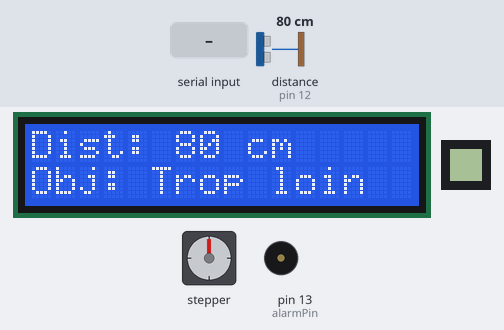
Simulated run of this sketch. Board: Arduino Mega 2560, built with avr-gcc and run on an emulated ATmega2560. Shown: 16×2 character LCD, 8×8 one-colour display, stepper motor, buzzer (waves = sounding). Inputs (shaded band) come from the test bench; at power-on: distance to the obstacle (sensor on pin 12) 80 cm. The echo pulse lasts 58.3 µs per cm; stepper angles assume 2048 steps per turn; what the sketch prints to the serial monitor is not drawn.

Above: at 3.3 s.
3.4 s: distance to the obstacle (sensor on pin 12) set to 64 cm
At 4.5 s:
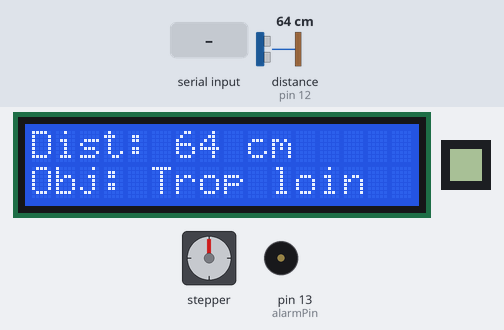
5.0 s: distance to the obstacle (sensor on pin 12) set to 58 cm
At 6.51 s:
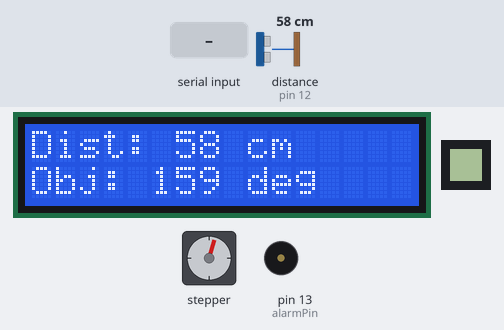
7.0 s: "gDist;1\n" received over Serial
At 7.77 s:
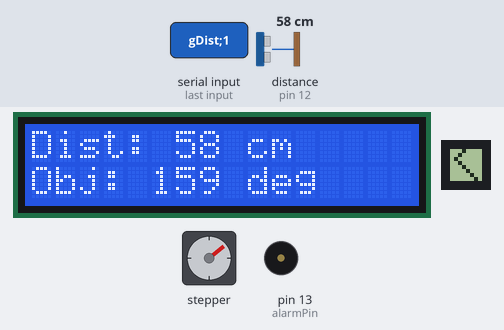
9.5 s: distance to the obstacle (sensor on pin 12) set to 2 cm
At 11.0 s:
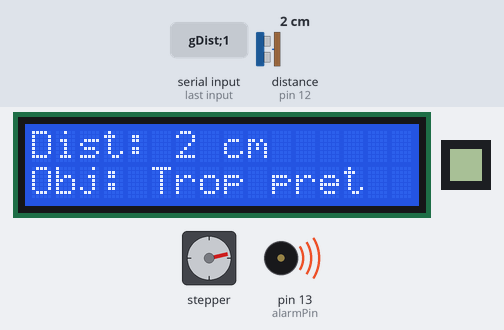
11.5 s: distance to the obstacle (sensor on pin 12) set to 35 cm
At 12.8 s:
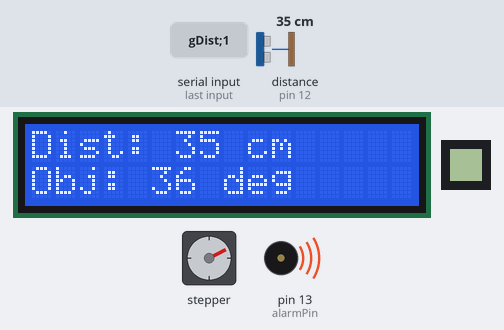
13.4 s: distance to the obstacle (sensor on pin 12) set to 120 cm
At 18.7 s:
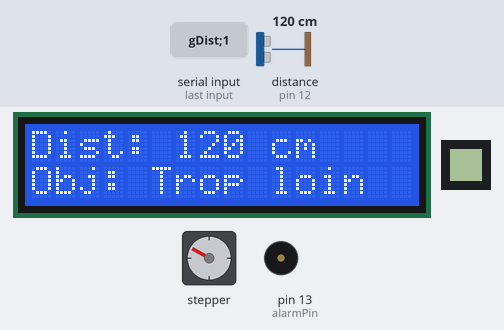
Timing chart, 0 to 19.0 s (numbered marks = the images above; inputs shaded):
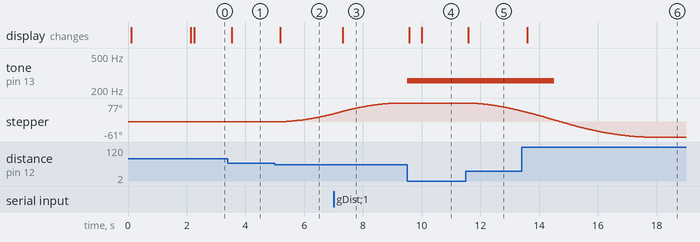

The sketch:

maison_intelligente.ino
```cpp
#include "Alarm.h"
#include "ViseurAutomatique.h"

#include <LCD_I2C.h>
#include <HCSR04.h>
#include <U8g2lib.h>

#define TRIGGER_PIN 11
#define ECHO_PIN 12
#define p1 2
#define p2 3
#define p3 4
#define p4 5
#define rPin 8
#define gPin 7
#define bPin 9
#define alarmPin 13

LCD_I2C lcd(0x27, 16, 2);
HCSR04 hc(TRIGGER_PIN, ECHO_PIN);

#define DIN_PIN 26
#define CLK_PIN 22
#define CS_PIN 24
U8G2_MAX7219_8X8_F_4W_SW_SPI u8g2(U8G2_R0, CLK_PIN, DIN_PIN, CS_PIN, U8X8_PIN_NONE, U8X8_PIN_NONE);

unsigned long currentTime = 0;

float distance;
const int zero = 0;
float maxNear = 30;
float maxFar = 60;
const float left = 10.0;
const float right = 170.0;
int alarmTreshold = 15;
bool changeAlarmState = false;
bool isMatrixOn = false;
int whichIcon = 0;
String fullCmd = "";
String cmd = "";
String arg1 = "";
String arg2 = "";

Alarm alarm(rPin, gPin, bPin, alarmPin, &distance);
ViseurAutomatique motor(p1, p2, p3, p4, &distance);


//SETUP AND LOOP
void setup() {                                                                                  //setup
  Serial.begin(115200);

  lcd.begin(115200);
  lcd.backlight();

  pinMode(TRIGGER_PIN, OUTPUT);
  pinMode(ECHO_PIN, INPUT);

  initiationAlarm();
  initiationMotor();

  u8g2.begin();
  u8g2.setContrast(7);
  u8g2.clearBuffer();
  u8g2.sendBuffer();

  Serial.println("Setup completed!");


  lcd.print("2486739");
  lcd.setCursor(0, 2);
  lcd.print("MUAHAHAH");
  Serial.println("The screen has displayed my student's and lab number already!");
  delay(2000);

  screen();
}

void loop() {                                                                                   //loop
  currentTime = millis();
  getDistance(currentTime);

  alarm.update();
  motor.update();
  refreshScreen();
  processCommands(currentTime);
}

//INITIATION//////////////////////////////////////////////////////////////////////////////////////
void initiationAlarm() {                                                                        //initiationAlarm
  alarm.setColourA(255, 0, 0);
  alarm.setColourB(0, 0, 255);
  alarm.setDistance(alarmTreshold);
  alarm.setTimeout(3000);
  alarm.setVariationTiming(70);
}

void initiationMotor() {                                                                        //initiationMotor
  motor.setPasParTour(2048);
  motor.setAngleMin(left);
  motor.setAngleMax(right);
  motor.setDistanceMinSuivi(maxNear);
  motor.setDistanceMaxSuivi(maxFar);
}

//COMMANDS////////////////////////////////////////////////////////////////////////////////////////
void processCommands(unsigned long currentTime) {                                               //processCommands
  enum Icon {NO_ICON, CHECK, ERROR, LIMIT_ROSSED};
  Icon _whichIcon = NO_ICON;
  bool isWrong = false;

  displayIcon(currentTime, whichIcon);

  if (Serial.available() > 0) {
    fullCmd = Serial.readStringUntil('\n');
    Serial.println("Arduino a compris: '" + fullCmd + "'");
    analyseCommand();

    if (cmd == "gDist" || cmd == "g_dist") {
      Serial.println(distance);
      isMatrixOn = true;
      whichIcon = CHECK;
    }
    else if (cmd == "cfg") {
      if (arg1 == "alm") {
        alarmTreshold = arg2.toInt();
        alarm.setDistance(alarmTreshold);
        isMatrixOn = true;
        whichIcon = CHECK;
      }
      else if (arg1 == "lim_inf" || arg1 == "lim_sup") {
        isMatrixOn = true;
        whichIcon = processLimitsMotor();
      }
      else {isWrong = true;}
    }
    else {isWrong = true;}


    if (isWrong) {
      Serial.println("Ce n'est pas une commande valide, recommencez.");
      isMatrixOn = true;
      whichIcon = ERROR;
    }
  }
}

void analyseCommand() {                                                                         //analyseCommand
  cmd = "";
  arg1 = "";
  arg2 = "";

  int firstStep = fullCmd.indexOf(';');
  int secondStep = fullCmd.indexOf(';', firstStep + 1);

  if (firstStep == -1) {
    cmd = fullCmd;
    return;
  }

  cmd = fullCmd.substring(0, firstStep);

  if (secondStep != -1) {
    arg1 = fullCmd.substring(firstStep + 1, secondStep);
    arg2 = fullCmd.substring(secondStep + 1);
  } else {
    arg1 = fullCmd.substring(firstStep + 1);
  }
}

int processLimitsMotor() {                                                                      //processLimitsMotor
  int pastLimit;
  int icon;

  if (arg1 == "lim_inf") {
    pastLimit = maxNear;

    maxNear = arg2.toInt();

    icon = 1;

    if (maxNear >= maxFar) {
    Serial.println("  ERREUR! \n Limite inférieure plus grande que limite supérieure.");
    maxNear = pastLimit;
    icon = 3;
    }
  }
  else if (arg1 == "lim_sup") {
    pastLimit = maxFar;

    maxFar = arg2.toInt();

    icon = 1;

    if (maxNear >= maxFar) {
    Serial.println("  ERREUR! \n Limite inférieure plus grande que limite supérieure.");
    maxFar = pastLimit;
    icon = 3;
    }
  }
  else {
    Serial.println("Ce n'est pas une commande valide, recommencez.");
    icon = 2;
  }

  motor.setDistanceMinSuivi(maxNear);
  motor.setDistanceMaxSuivi(maxFar);
  return icon;
}

void displayIcon(unsigned long ct, int whichOne) {                                              //displayIcon
  unsigned static long timer;
  static bool isTimerStarted = false;

  if (!isTimerStarted && isMatrixOn) {
    u8g2.clearBuffer();
    switch (whichOne) {
      case 1:
        u8g2.drawLine(6, 7, 1, 2);
        u8g2.drawLine(2, 1, 3, 0);
        break;
      case 2:
        u8g2.drawLine(0, 0, 7, 7);
        u8g2.drawLine(7, 0, 0, 7);
        break;
      case 3:
        u8g2.drawCircle(4, 3, 3);
        u8g2.drawLine(7, 0, 0, 7);
        break;
    }
    u8g2.sendBuffer();
    timer = ct + 3000;
    isTimerStarted = true;
  }
  if (ct >= timer) {
    isMatrixOn = false;
    isTimerStarted = false;
    u8g2.clearBuffer();
    u8g2.sendBuffer();
  }
}

//REFRESH AND DISTANCE////////////////////////////////////////////////////////////////////////////
void refreshScreen() {                                                                          //refreshScreen
  unsigned static long timer;
  static bool isTimerStarted = false;

  if (!isTimerStarted) {
    timer = currentTime;
    timer += 100;
    isTimerStarted = true;
  }
  if (currentTime >= timer) {
    screen();
    isTimerStarted = false;
  }
}

void getDistance(unsigned long ct) {                                                            //getDistance
  unsigned static long timer;
  static bool isTimerDone = false;
  static int lastDistance = zero;
  static int tempDistance;

  if (!isTimerDone) {
    timer = ct + 50;
    isTimerDone = true;
  }

  if (ct >= timer) {
    tempDistance = hc.dist();
    if (tempDistance != zero) {
      distance = tempDistance;
      lastDistance = distance;
    }
    else {
      distance = lastDistance;
    }
    isTimerDone = false;
  }
}

//SCREEN DISPLAY CALLED BY REFRESH_SCREEN/////////////////////////////////////////////////////////
void screen() {                                                                                 //Screen
  lcd.clear();

  lcd.print("Dist: ");
  lcd.print((int)distance);
  lcd.print(" cm");

  lcd.setCursor(0, 2);
  lcd.print("Obj: ");
  if (!(distance < maxNear) && !(distance > maxFar)) {
    lcd.print((int)motor.getAngle());
    lcd.print(" deg");
  }
  else if (distance < maxNear) {
    lcd.print("Trop pret");
  }
  else {
    lcd.print("Trop loin");
  }
}
```

Alarm.cpp
```cpp
#include <Arduino.h>
#include "Alarm.h"

Alarm::Alarm(int rPin, int gPin, int bPin, int buzzerPin, float* distancePtr) {
  _rPin = rPin;
  _gPin = gPin;
  _bPin = bPin;
  _buzzerPin = buzzerPin;
  _distance = distancePtr;
}

void Alarm::update() {
  static bool firstTime = true;
  if (firstTime) {
    _state = WATCHING;
    firstTime = false;
  }

  _currentTime = millis();

  int timeBeforeCheckingForAlarm = 50;
  static unsigned long startOfTheTime = _currentTime;

  if (_currentTime - startOfTheTime >= timeBeforeCheckingForAlarm) {
    if (_turnOnFlag == true) {
      _state = WATCHING;
      _turnOnFlag = false;
    }
    if (_turnOffFlag == true) {
      _state = OFF;
      _turnOffFlag = false;
    }

    switch (_state) {
      case OFF:
        _offState();
        break;
      case WATCHING:
        _watchState();
        break;
      case ON:
        _onState();
        break;
      case TESTING:
        _testingState();
        break;
    }
  }
}

void Alarm::setColourA(int r, int g, int b) {
  _colA[0] = r;
  _colA[1] = g;
  _colA[2] = b;
}
void Alarm::setColourB(int r, int g, int b) {
  _colB[0] = r;
  _colB[1] = g;
  _colB[2] = b;
}

void Alarm::setVariationTiming(unsigned long ms) {
  _variationRate = ms;
}

void Alarm::setDistance(float d) {
  _distanceTrigger = d;
}

void Alarm::setTimeout(unsigned long ms) {
  _timeoutDelay = ms;
}

void Alarm::turnOff() {
  _turnOffFlag = true;
}

void Alarm::turnOn() {
  _turnOnFlag = true;
}

void Alarm::test() {
  _state = TESTING;
}

AlarmState Alarm::getState() const {
  return _state;
}

void Alarm::_setRGB(int r, int g, int b) {
  digitalWrite(_rPin, r);
  digitalWrite(_gPin, g);
  digitalWrite(_bPin, b);
}

void Alarm::_turnOff() {
  noTone(_buzzerPin);
  _setRGB(0, 0, 0);
}

void Alarm::_turnOn() {
  tone(_buzzerPin, 255);

  static bool newColor = true;

  if (newColor) {
    _lastUpdate = _currentTime;
    newColor = false;
  }

  if (_currentTime - _lastUpdate >= _variationRate) {
    newColor = true;
    if (!_currentColor) {
      _currentColor = true;
      _setRGB(_colA[0], _colA[1], _colA[2]);
    }
    else {
      _currentColor = false;
      _setRGB(_colB[0], _colB[1], _colB[2]);
    }
  }
}

void Alarm::_offState() {
  _turnOff();
}

void Alarm::_watchState() {
  static bool firstTime = true;
  if (firstTime) {
    _turnOff();
    firstTime = false;
  }

  if (*_distance <= _distanceTrigger && *_distance != 0) {
    firstTime = true;
    _state = ON;
  }
}

void Alarm::_onState() {
  static bool isTimerStarted = false;
  static unsigned long timer;

  if (*_distance > _distanceTrigger) {

    if (!(isTimerStarted)) {
      timer = _currentTime + _timeoutDelay;
      isTimerStarted = true;
    }
    else if (_currentTime >= timer) {
      turnOn();
      isTimerStarted = false;
      return;
    }
  }
  else {
    isTimerStarted = false;
  }

  _turnOn();
}

void Alarm::_testingState() {
  static bool firstTime = true;
  if (firstTime) {
    _testStartTime = _currentTime;
    firstTime = false;
  }

  if (_currentTime - _testStartTime >= _timeoutDelay) {
    firstTime = true;
    turnOff();
  }
  else {
    _turnOn();
  }
}
```

Alarm.h
```cpp
#pragma once


enum AlarmState {

OFF,

WATCHING,

ON,

TESTING

};


class Alarm {

public:

// Constructeur

// rPin, gPin, bPin : broches pour la DEL RGB

// buzzerPin : broche du buzzer

// distancePtr : pointeur vers la variable de distance partagée

Alarm(int rPin, int gPin, int bPin, int buzzerPin, float* distancePtr);


// Méthode à appeler continuellement dans loop()

void update();


// Régle les deux couleurs du gyrophare

void setColourA(int r, int g, int b);

void setColourB(int r, int g, int b);


// Régle la fréquence de variation du gyrophare (en ms)

void setVariationTiming(unsigned long ms);


// Régle la distance de déclenchement (en cm)

void setDistance(float d);


// Régle le délai avant l'extinction après éloignement (en ms)

void setTimeout(unsigned long ms);


// Éteint/Allume l'alarme manuellement

void turnOff();

void turnOn();


// Déclenche un test de 3 secondes

void test();


// Retourne l'état courant de l'alarme

AlarmState getState() const;


private:

// --- Broches matérielles ---

int _rPin, _gPin, _bPin, _buzzerPin;


unsigned long _currentTime = 0;


// --- Couleurs du gyrophare ---

int _colA[3]; // Couleur A

int _colB[3]; // Couleur B

bool _currentColor = false; // false = couleur A, true = couleur B


// --- Détection ---

float* _distance; // Pointeur vers la distance externe

float _distanceTrigger = 10.0; // Distance minimale pour déclenchement


// --- Temporisation ---

unsigned long _variationRate = 500; // Intervalle entre deux couleurs

unsigned long _timeoutDelay = 3000; // Délai avant arrêt

unsigned long _lastUpdate = 0; // Pour le gyrophare

unsigned long _lastDetectedTime = 0; // Dernière fois qu'on a vu l'objet

unsigned long _testStartTime = 0; // Pour TESTING


// --- État interne ---

AlarmState _state = OFF;


// --- Indicateurs de transition ---

bool _turnOnFlag = false; // Pour transition vers ON

bool _turnOffFlag = false; // Pour transition vers OFF


// --- Méthodes internes ---

void _setRGB(int r, int g, int b);

void _turnOff(); // Éteint DEL et buzzer

void _turnOn(); // Allume DEL et buzzer


// Gestion des états

void _offState();

void _watchState();

void _onState();

void _testingState();

};
```

ViseurAutomatique.cpp
```cpp
#include <Arduino.h>
#include <AccelStepper.h>
#include "ViseurAutomatique.h"

#define MOTOR_INTERFACE_TYPE 4
const int zero = 0;
bool isChangingState = false;

ViseurAutomatique::ViseurAutomatique(int p1, int p2, int p3, int p4, float* distanceRef) {
  _stepper = AccelStepper(MOTOR_INTERFACE_TYPE, p1, p3, p2, p4);
  _stepper.setMaxSpeed(500);
  _stepper.setAcceleration(150);
	_stepper.setSpeed(150);
  _distance = distanceRef;
}

void ViseurAutomatique::update() {
  _currentTime = millis();
  getAngle();

  if (!_turnOnFlag && !_turnOffFlag) {
    _etat = (*_distance < _distanceMinSuivi || *_distance > _distanceMaxSuivi) ? REPOS : SUIVI;
  }

  if (_turnOnFlag) {
    _etat = REPOS;
    _turnOnFlag = false;
  }
  if (_turnOffFlag) {
    _etat = INACTIF;
  }

  _stepper.run();
  switch (_etat) {
    case INACTIF:
      _inactifState();
      break;
    case SUIVI:
      _suiviState();
      break;
    case REPOS:
      _reposState();
      break;
  }
}

void ViseurAutomatique::setAngleMin(float angle) {
  _angleMin = angle;
}

void ViseurAutomatique::setAngleMax(float angle) {
  _angleMax = angle;
}

void ViseurAutomatique::setPasParTour(int steps) {
  _stepsPerRev = steps;
}

void ViseurAutomatique::setDistanceMinSuivi(float distanceMin) {
  _distanceMinSuivi = distanceMin;
}

void ViseurAutomatique::setDistanceMaxSuivi(float distanceMax) {
  _distanceMaxSuivi = distanceMax;
}

float ViseurAutomatique::getAngle() const {
  return (map(*_distance, _distanceMinSuivi, _distanceMaxSuivi, _angleMin, _angleMax));
}

void ViseurAutomatique::activer() {
  _turnOnFlag = true;
  _turnOffFlag = false;
}

void ViseurAutomatique::desactiver() {
  _turnOffFlag = true;
}

const char* ViseurAutomatique::getEtatTexte() const {
  switch (_etat) {
    case 0:
      return "INACTIF";
      break;
    case 1:
      return "SUIVI";
      break;
    case 2:
      return "REPOS";
      break;
    default:
      return "Erreur";
      break;
  }
}

void ViseurAutomatique::_inactifState() {
  _stepper.disableOutputs();
}

void ViseurAutomatique::_suiviState() {
  _stepper.moveTo(_angleEnSteps(getAngle()));
}

void ViseurAutomatique::_reposState() {
  if (_stepper.distanceToGo() <= zero) {
    _stepper.disableOutputs();
  }
}


long ViseurAutomatique::_angleEnSteps(float angle) const {
  return (map(angle, _angleMin, _angleMax, (-1*(_stepsPerRev/4)), (_stepsPerRev/4)));
}
```

ViseurAutomatique.h
```cpp
#pragma once


#include <AccelStepper.h>


enum EtatViseur {

INACTIF,

SUIVI,

REPOS

};


class ViseurAutomatique {

public:

// Constructeur

// p1 à p4 : broches IN1 à IN4 du ULN2003

// distanceRef : référence à la distance détectée

ViseurAutomatique(int p1, int p2, int p3, int p4, float* distanceRef);


// Doit être appelée continuellement dans loop()

void update();


// Régle l’angle minimal (position la plus à gauche)

void setAngleMin(float angle);


// Régle l’angle maximal (position la plus à droite)

void setAngleMax(float angle);


// Régle le nombre de pas par tour du moteur

void setPasParTour(int steps);


// Définit la distance minimale à partir de laquelle le viseur commence à suivre

void setDistanceMinSuivi(float distanceMin);


// Définit la distance maximale jusqu'où le viseur peut suivre

void setDistanceMaxSuivi(float distanceMax);


// Retourne l’angle actuel du viseur

float getAngle() const;


// Active le viseur en le mettant en état repos

void activer();


// Désactive le viseur en le mettant en état inactif

void desactiver();


// Retourne l’état actuel du viseur sous forme de texte

const char* getEtatTexte() const;


private:

AccelStepper _stepper;

unsigned long _currentTime = 0;


float* _distance;

float _angleMin = 0.0;

float _angleMax = 180.0;

int _stepsPerRev = 2048;


float _distanceMinSuivi = 30.0;

float _distanceMaxSuivi = 60.0;

bool _turnOnFlag = false; // Pour transition vers ON

bool _turnOffFlag = false; // Pour transition vers OFF


EtatViseur _etat = INACTIF;


// États

void _inactifState();

void _suiviState();

void _reposState();


long _angleEnSteps(float angle) const;

};
```

Measured:
- the behaviour switches between 61 and 60 cm on distance to the obstacle (sensor on pin 12) (found by bisection; images 1 and 2)
- after the input at 3.4 s, the display: changes after 0.13 s (image 1)
- after the input at 5.0 s, stepper: keeps turning clockwise at about 19°/s, starting after 0.24 s; the display: changes after 0.18 s (image 2)
- after the input at 7.0 s, the display: changes after 0.31 s (image 3)
- after the input at 9.5 s, tone on pin 13 (alarmPin): silent → 255 Hz at once; the display: first changes after 0.07 s (image 4 shows a later state)
- after the input at 11.5 s, stepper: keeps turning counter-clockwise at about 19°/s, starting after 0.13 s; the display: changes after 0.09 s (image 5)
- after the input at 13.4 s, the display: changes after 0.19 s (image 6)
